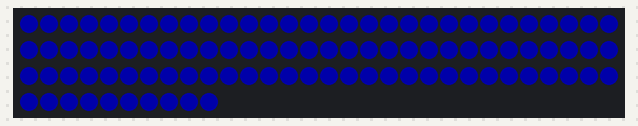
Simulated run of this sketch. Board: Arduino Uno, built with avr-gcc and run on an emulated ATmega328P. Parts: 100 RGB LEDs in strip order, left to right, continuing on the next row. Dim RGB values are drawn brighter than linear.

Above: at 4.4 s.
At 9.71 s:
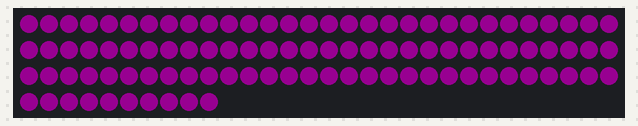
At 14.9 s:
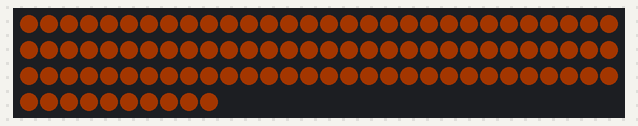

Measured:
- by itself, everything shown: repeats every 17.9 s, in 93 steps
- what the display in image 2 shows lasts 3.0 s, from 14.9 s to 17.9 s

The sketch:

primary-colors-v3.ino
```cpp
#include <Adafruit_NeoPixel.h>
#ifdef __AVR__
  #include <avr/power.h>
#endif

#define PIN 6

// How many NeoPixels are attached to the Arduino?
#define NUMPIXELS 100 // Popular NeoPixel ring size

#define STEPDELAY 10 // Time (in milliseconds) to pause between pixels
#define ENJOYDELAY 3000 // Time (in milliseconds) to pause between pixels


// Parameter 1 = number of pixels in strip
// Parameter 2 = Arduino pin number (most are valid)
// Parameter 3 = pixel type flags, add together as needed:
//   NEO_KHZ800  800 KHz bitstream (most NeoPixel products w/WS2812 LEDs)
//   NEO_KHZ400  400 KHz (classic 'v1' (not v2) FLORA pixels, WS2811 drivers)
//   NEO_GRB     Pixels are wired for GRB bitstream (most NeoPixel products)
//   NEO_RGB     Pixels are wired for RGB bitstream (v1 FLORA pixels, not v2)
//   NEO_RGBW    Pixels are wired for RGBW bitstream (NeoPixel RGBW products)
Adafruit_NeoPixel strip = Adafruit_NeoPixel(NUMPIXELS, PIN, NEO_GRB + NEO_KHZ800);


// IMPORTANT: To reduce NeoPixel burnout risk, add 1000 uF capacitor across
// pixel power leads, add 300 - 500 Ohm resistor on first pixel's data input
// and minimize distance between Arduino and first pixel.  Avoid connecting
// on a live circuit...if you must, connect GND first.

void setup() {
  // This is for Trinket 5V 16MHz, you can remove these three lines if you are not using a Trinket
  #if defined (__AVR_ATtiny85__)
    if (F_CPU == 16000000) clock_prescale_set(clock_div_1);
  #endif
  // End of trinket special code

  strip.begin();
  strip.setBrightness(45);
  strip.show(); // Initialize all pixels to 'off'
}

void loop() {

//slowly fade to blue
  for( int colorStep=0; colorStep<256; colorStep++ ) {

      int r = 0;
      int b = colorStep;  // Blue starts at zero and goes up to full
      int g = 0;

      // Set each LED to the current color
      strip.fill(strip.Color(r, g, b));

      // Display the colors we just set on the actual LEDs
      strip.show();

      // Pause for effect
      delay(STEPDELAY);
  }


      // Pause to enjoy this color before starting the transition to a new color
      delay(ENJOYDELAY);


// fade from blue to red
  for( int colorStep=0; colorStep<256; colorStep++ ) {

      int r = colorStep;  // Redness starts at zero and goes up to full
      int b = 255-colorStep;  // Blue starts at full and goes down to zero
      int g = 0;              // No green needed to go from blue to red

      // Set each LED to the current color
      strip.fill(strip.Color(r, g, b));

      // Display the colors we just set on the actual LEDs
      strip.show();

      // Pause for effect
      delay(STEPDELAY);
  }


      // Pause to enjoy this color before starting the transition to a new color
      delay(ENJOYDELAY);


  // fade from red to yellow (205, 70, 0)
      // Set each LED to the current color
      //strip.fill(strip.Color(205, 70, 0));

      // Display the colors we just set on the actual LEDs
      //strip.show();


   // fade from red to yellow (205, 70, 0)
      // Set each LED to the current color
      strip.fill(strip.Color(205, 70, 0));

      // Display the colors we just set on the actual LEDs
      strip.show();


      // Pause to enjoy this color before starting the transition to a new color
      delay(ENJOYDELAY);


}
```
